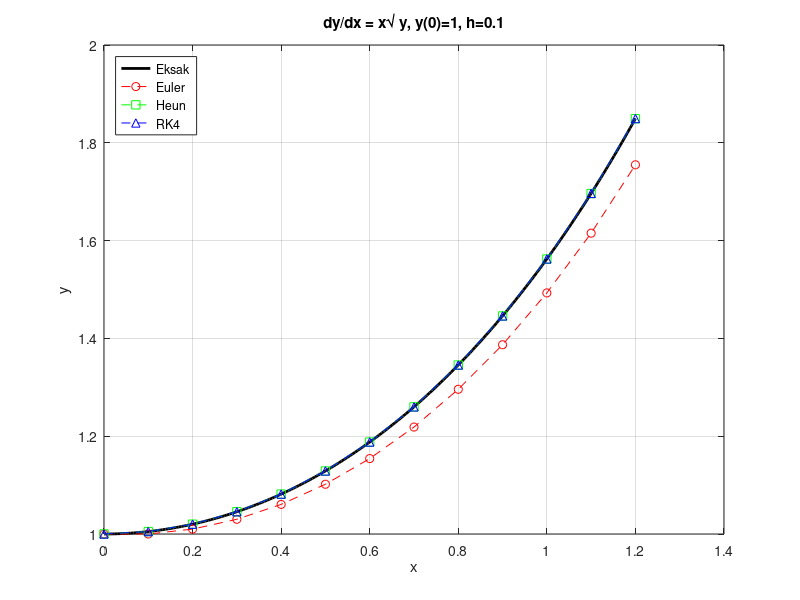
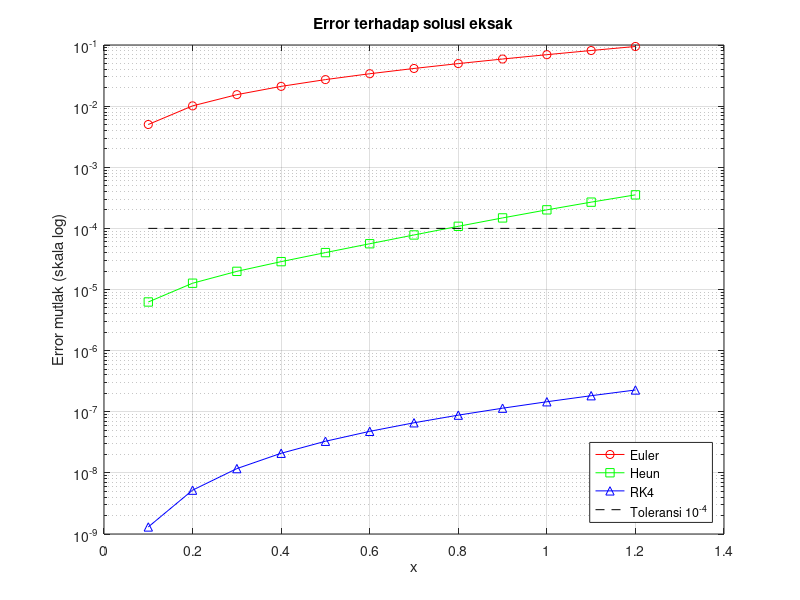

These figures' MATLAB source, in order:
% =========================================================
% Perbandingan Metode Euler, Heun (RK2), dan RK4
% PDB : dy/dx = x*sqrt(y)
% Asumsi nilai awal : x0 = 0, y0 = 1
% Target            : y(1.2) dengan h = 0.1
% Toleransi error   : eps < 0.0001
% =========================================================
clear; clc;

% ---------- Definisi masalah ----------
f      = @(x, y) x .* sqrt(y);          % f(x,y)
yexact = @(x) (x.^2 / 4 + 1).^2;        % solusi eksak
x0 = 0;  y0 = 1;
h  = 0.1;
xT = 1.2;
tol = 0.0001;
N  = round((xT - x0) / h);              % jumlah langkah (=12)

% ---------- Penyimpanan hasil ----------
x  = x0 + (0:N) * h;
yE = zeros(1, N+1);   % Euler
yH = zeros(1, N+1);   % Heun
yR = zeros(1, N+1);   % RK4
yE(1) = y0;  yH(1) = y0;  yR(1) = y0;

% ---------- Iterasi ----------
for i = 1:N
    xi = x(i);

    % 1. Euler
    yE(i+1) = yE(i) + h * f(xi, yE(i));

    % 2. Heun (Runge-Kutta orde-2)
    k1 = f(xi, yH(i));
    k2 = f(xi + h, yH(i) + h * k1);
    yH(i+1) = yH(i) + (h/2) * (k1 + k2);

    % 3. Runge-Kutta orde-4
    k1 = f(xi, yR(i));
    k2 = f(xi + 0.5*h, yR(i) + 0.5*h*k1);
    k3 = f(xi + 0.5*h, yR(i) + 0.5*h*k2);
    k4 = f(xi + h,     yR(i) + h*k3);
    yR(i+1) = yR(i) + (h/6) * (k1 + 2*k2 + 2*k3 + k4);
end

yEx = yexact(x);

% ---------- Tabel semua langkah ----------
printf('\nTABEL ITERASI (h = %.1f)\n', h);
printf('%-5s %-6s %-12s %-12s %-12s %-12s\n', ...
       'i', 'x', 'Euler', 'Heun', 'RK4', 'Eksak');
for i = 1:N+1
    printf('%-5d %-6.1f %-12.6f %-12.6f %-12.6f %-12.6f\n', ...
           i-1, x(i), yE(i), yH(i), yR(i), yEx(i));
end

% ---------- Perbandingan di x = 1.2 ----------
hasil = [yE(end), yH(end), yR(end)];
nama  = {'Euler', 'Heun (RK2)', 'RK4'};
err   = abs(hasil - yEx(end));

printf('\nPERBANDINGAN PADA x = %.1f\n', xT);
printf('Solusi eksak y(%.1f) = %.8f\n\n', xT, yEx(end));
printf('%-12s %-14s %-14s %-10s\n', 'Metode', 'y(1.2)', 'Error mutlak', 'Error<tol?');
for j = 1:3
    if err(j) < tol
        status = 'YA';
    else
        status = 'TIDAK';
    end
    printf('%-12s %-14.8f %-14.8f %-10s\n', nama{j}, hasil(j), err(j), status);
end

% ---------- Grafik solusi ----------
xf = linspace(x0, xT, 200);
figure(1);
plot(xf, yexact(xf), 'k-', 'LineWidth', 2); hold on;
plot(x, yE, 'ro--', x, yH, 'gs--', x, yR, 'b^--');
hold off; grid on;
xlabel('x'); ylabel('y');
title('dy/dx = x\surd y, y(0)=1, h=0.1');
legend('Eksak', 'Euler', 'Heun', 'RK4', 'Location', 'northwest');

% ---------- Grafik error ----------
figure(2);
semilogy(x(2:end), abs(yE(2:end)-yEx(2:end)), 'ro-', ...
         x(2:end), abs(yH(2:end)-yEx(2:end)), 'gs-', ...
         x(2:end), abs(yR(2:end)-yEx(2:end)) + eps, 'b^-');
hold on; semilogy([x(2) x(end)], [tol tol], 'k--'); hold off;
grid on; xlabel('x'); ylabel('Error mutlak (skala log)');
title('Error terhadap solusi eksak');
legend('Euler', 'Heun', 'RK4', 'Toleransi 10^{-4}', 'Location', 'southeast');
